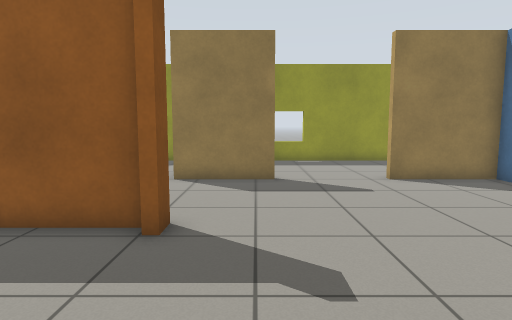
View 1 (above)

16 first-person views from a walk through a Gazebo world. The camera is 0.94 m above the floor, tilts 6° down and sees 75° across. The floor is counted in squares, 0.5 m on a side. Each view is taken from the middle of a square. On the plan, view 1 faces up. The plan holds only what a view shows up to about 17 squares ahead; the rest is blank.

View 2
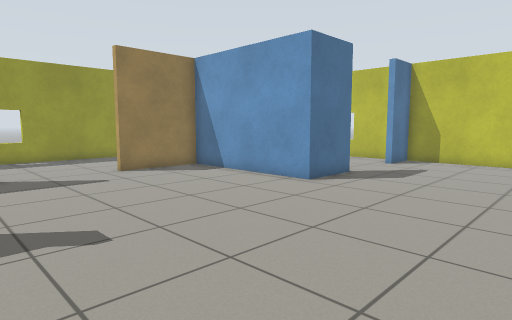

View 3
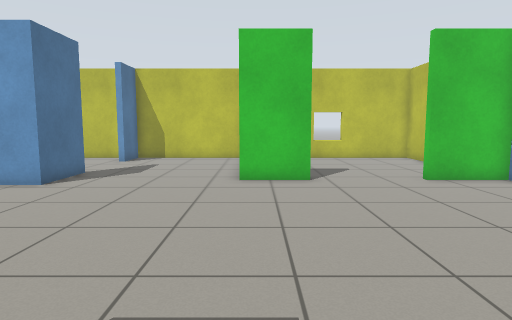

View 4
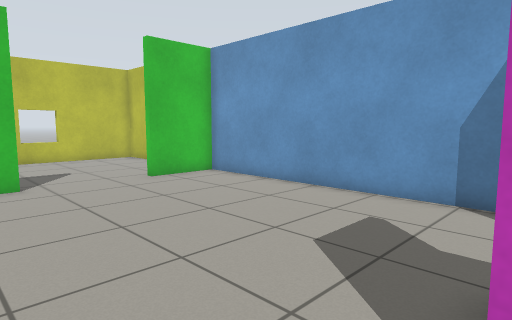

View 5
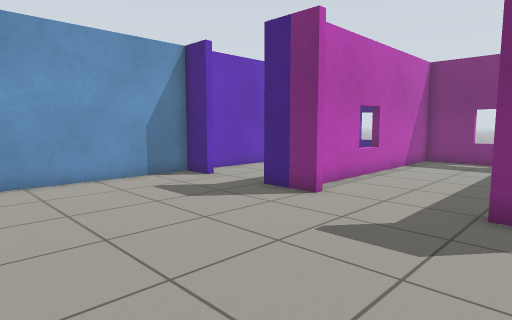

View 6
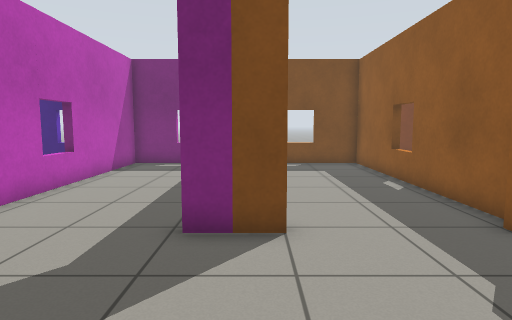

View 7
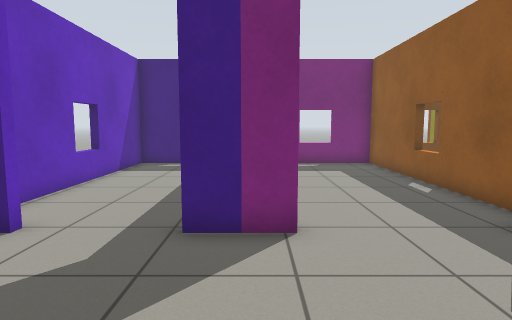

View 8
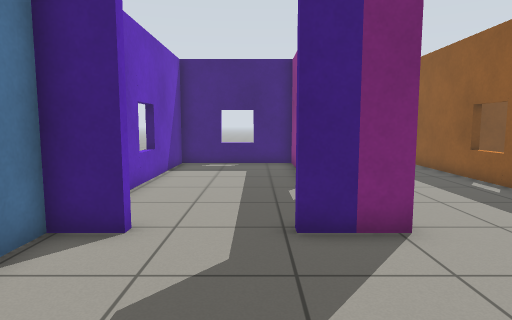

View 9
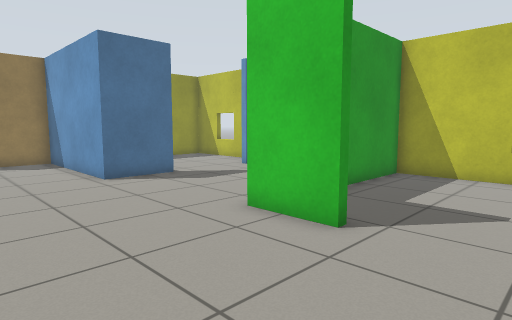

View 10
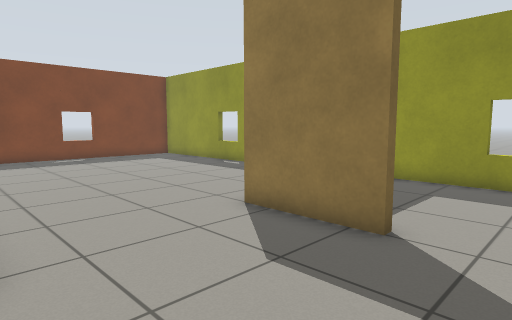

View 11
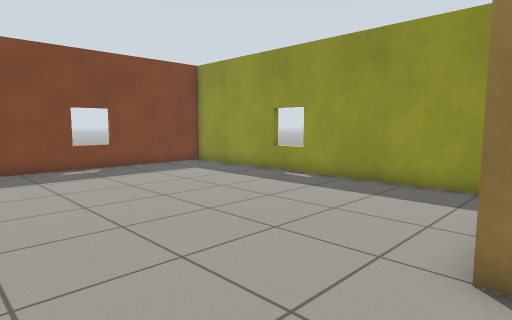

View 12
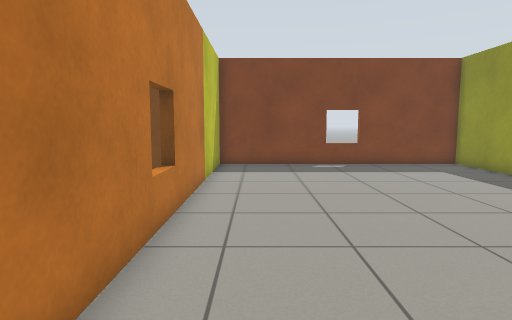

View 13
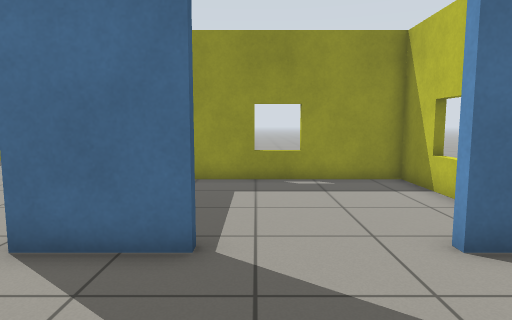

View 14
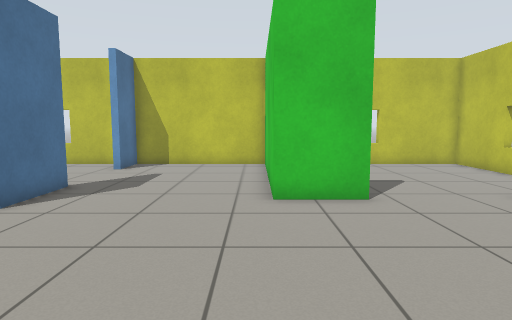

View 15
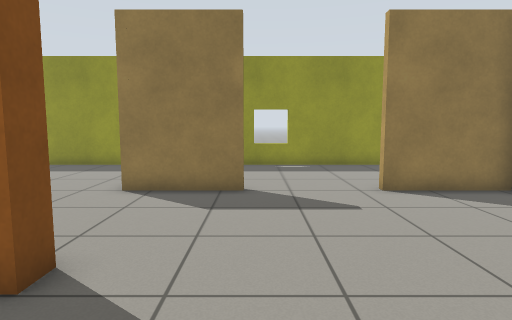

View 16
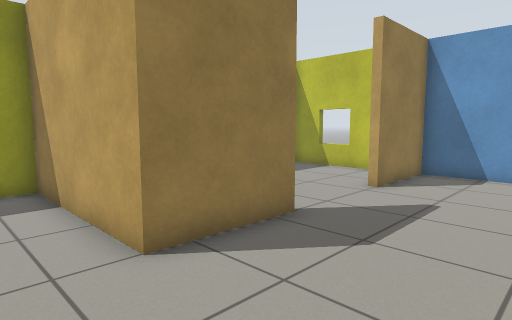

### Floor plan
Points are (right, up) in squares from view 1. A wall is a line through its corners. A room is listed if a view was taken in it or the views show most of it. See-through windows are left out.
Room 1 (views 1, 2, 3, 4, 5, 6, 7, 8, 9, 10, 11, 12, 13, 14, 15)
walls: (-1.6, 1.6) (-1.6, -0.4); (-3.1, 0.6) (-12.4, 0.6) (-12.4, -4.9) (-2.9, -4.9); (-2, 6) (-12.4, 6) (-12.4, 2.5); (-1.6, -4.3) (-1.6, -6.4); (-1.7, 6.4) (-1.6, 5.5); (9.3, -3.9) (9.3, -1.4) (17.1, -1.4) (17.1, 4.7) (15.1, 4.7) (15.1, 5.1); (11.1, 4.7) (8.4, 4.7) (8.4, 11.4) (4.6, 11.4); (-1.6, -9.3) (-1.6, -10.6) (9.3, -10.6) (9.3, -7.8); (0.6, 11.9) (0.6, 11.4) (-2.8, 11.4); (-12.3, -1.3) (-12.8, -1.3); (-12.3, 3.9) (-12.8, 3.9); (-12.8, -2.9) (-12.3, -2.9)
ways out: opening at (-2.5, 9) to room 2; opening at (-2, -8) to room 3; opening at (10, -6) to room 4; opening at (2.5, 12) to room 5; opening at (13.5, 5) to room 6
Room 2 (view 16)
walls: (-2.8, 11.4) (-2.8, 17.7) (-17, 17.7) (-17, 6.3) (-3.1, 6.3)
ways out: opening at (-2.5, 9) to room 1
Room 3 (no view inside)
walls: (-10.5, -5.2) (-12.4, -5.2) (-12.4, -10.7) (-3, -10.6); (-12.7, -8.7) (-12.2, -8.7)
ways out: opening at (-2, -8) to room 1
Room 4 (no view inside)
walls: (13.5, -10.6) (17.1, -10.6) (17.1, -1.7) (13.2, -1.7)
ways out: opening at (10, -6) to room 1
Room 5 (no view inside)
walls: (6.9, 17.7) (-1.9, 17.7); (8.4, 13.5) (8.4, 17.6); (8.7, 16.1) (8.2, 16.1)
ways out: opening at (2.5, 12) to room 1
Room 6 (no view inside)
walls: (17.1, 5.9) (17.1, 11.4) (9.9, 11.4)
ways out: opening at (13.5, 5) to room 1

Where each view was taken, in squares from view 1:
view 1: 0 up, 0 right, facing up
view 2: 2 down, 1 left, facing up-right
view 3: 2 down, 2 left, facing right
view 4: 2 down, 2 left, facing down-right
view 5: 1 up, 6 right, facing down-left
view 6: 1 up, 4 right, facing left
view 7: 5 down, 4 right, facing left
view 8: 7 down, 4 right, facing left
view 9: 7 down, 4 right, facing up-right
view 10: 6 up, 3 right, facing up-left
view 11: 7 up, 2 left, facing up-left
view 12: 8 up, 1 left, facing left
view 13: 0 up, 12 right, facing up
view 14: 1 down, 1 right, facing right
view 15: 2 up, 1 right, facing up
view 16: 7 up, 5 left, facing up-right
